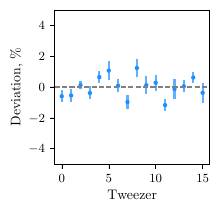

The Python source for this figure:
import numpy as np
from scipy.optimize import curve_fit
import matplotlib.pyplot as plt
plt.style.use('thesis.mplstyle')
from colors import red, blue

fig, ax = plt.subplots(1, 1, figsize=(2,2))
data = np.load("../data/step-plot/data.npz")
df, x = data['df'], data['spill_powers']

df_mean = df[:, ::3]
df_std = df[:, 1::3]
df_counts = df[:, 2::3]
df_sem = df_std / df_counts**0.5


def sigmoid(x, a, sigma, x0, offset):
    return a / (1 + np.exp(-(x - x0) / sigma)) + offset

def sigmoid2(x, a, sigma, x01, x02, offset):
    return a / (1 + np.exp(-(x - x01) / sigma)) + a / (1 + np.exp(-(x - x02) / sigma)) + offset


x0 = 0.462
y0 = 28.57 / 2
y_min = 7.8


x /= x0
x_fit = np.linspace(0.32/x0, 0.58/x0, 400)


popts = []
pcovs = []
y_fits = []
for j in range(16):
	y, y_err = df_mean[:, j]/y0, df_sem[:, j]/y0
	y -= y_min/y0
	popt, pcov = curve_fit(sigmoid2, x, y, p0=[2, 0.02, 0.86, 1.13, 0], sigma=y_err)
	popts.append(popt)
	pcovs.append(np.diag(pcov)**0.5)
	y_fit = sigmoid2(x_fit, *popt)
	y_fits.append(y_fit)
popts = np.array(popts)
pcovs = np.array(pcovs)
y_fits = np.array(y_fits)


fig, ax = plt.subplots(1, 1, figsize=(2,2))


center = popts[:, 2]
center = center / center.mean()
center = center - center.mean()
center *= 100
err = pcovs[:, 2] * 100
ax.errorbar(np.arange(16), center, err, fmt=',', color=blue, alpha=0.7)
ax.scatter(np.arange(16), center, color=blue, s=10, alpha=1, edgecolor='none')
ax.axhline(y=0, color=(0.5, 0.5, 0.5), linestyle='--', linewidth=1)

# n = 1000
# est = np.random.randn(n, 16) * err
# est += center[None]
# est = est - est.mean(axis=1)[:, None]
# print(est.std(axis=1).std())
# print(est.std(axis=1).mean())
# # print(err.mean())
# print(center.std())

ax.set_ylim(-5, 5)
ax.set_xlabel('Tweezer')
ax.set_ylabel('Deviation, \\%')

plt.savefig("step-plot-balance.pdf", bbox_inches='tight')
plt.close()



N = 16

# Unbiased sample variance of the noisy measurements
s_obs2 = np.var(center, ddof=1) # (N−1) in denominator

# Mean squared measurement error
mean_err2 = np.mean(err ** 2)

# Bias-corrected variance of the true centres
s_true2 = s_obs2 - mean_err2
sigma_hat = np.sqrt(s_true2)

# Standard error via delta method
sigma_se = s_obs2 / (np.sqrt(2 * (N - 1)) * sigma_hat)


M = 10000 # number of MC repeats

# draw new noisy measurements: each row is one synthetic experiment
noisy = center + np.random.normal(scale=err, size=(M, N))

# sample variance of each experiment (unbiased, noisy)
s_obs2_mc = noisy.var(axis=1, ddof=1)

# bias-corrected variance of true centres per experiment
s_true2_mc = s_obs2_mc - mean_err2
s_true2_mc[s_true2_mc < 0] = 0   # truncate negative variances

sigma_mc = np.sqrt(s_true2_mc)   # σ̂ for every experiment

# summary statistics
sigma_mean = sigma_mc.mean()                     # MC estimate of σ̂
sigma_std  = sigma_mc.std(ddof=1)                # its standard error
ci_low, ci_high = np.percentile(sigma_mc, [2.5, 97.5])  # 95 % CI

print(f"{center.std() = :.2f}")
print(f"{err.mean()    = :.2f}")
print(f"Delta-method  : {sigma_hat:.2f} ± {sigma_se:.2f}")
print(f"Monte-Carlo   : {sigma_mean:.2f} ± {sigma_std:.2f}  (95% CI {ci_low:.2f}-{ci_high:.2f})")


# N = 16

# print(f"{center.std() = :.2f}")
# print(f"{err.mean() = :.2f}")
# print(f"{sigma_hat:.2f} +- {sigma_se:.2f}")

